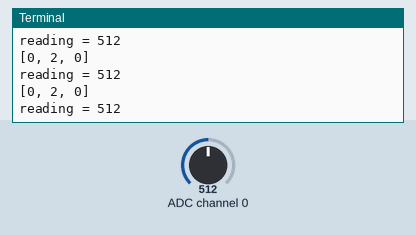
Simulated run of this program. Board: Raspberry Pi (BCM pin numbers). On the bench: the last lines printed to the terminal. Inputs (shaded band) come from the test bench; at power-on: ADC channel 0 = 512 (analog values on the 0–1023 scale).

Above: at 1.2 s.
1.3 s: ADC channel 0 set to 716
At 1.9 s:
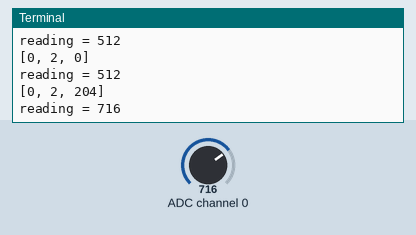
2.8 s: ADC channel 0 set to 900
At 3.4 s:
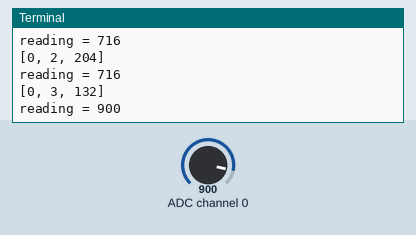
Timing chart, 0 to 5.8 s (numbered marks = the images above; inputs shaded):
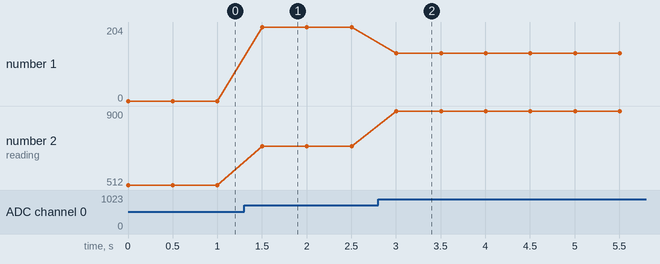

The program:

LDR.py
```python
import spidev
import time

# SPI 인스턴트 생성
spi = spidev.SpiDev()

#SPI 통신 시작
spi.open(0,0) #bus: 0, dev: 0

#SPI 통신 속도 설정
spi.max_speed_hz = 100000 #최대 속도

# 채녈에서 SPI 데이터 읽기 (0 ~ 1023)

def analog_read(channel):
  # [byte_1, byte_2, byte_3]
  # byte_2 : channel config (channel 0) (+8) -> 0000 1000 -> 1000 0000
  ret = spi.xfer2([1, (8 + channel) << 4, 0])
  print(ret)
  adc_out = ((ret[1] & 3) << 8) + ret[2]
  return adc_out

try :
    while True:
        reading = analog_read(0) # reading(0 ~ 1023)
        print("reading = %d" % reading)
        time.sleep(0.5)

finally :
    spi.close()
```

Measured:
- after the input at 1.3 s, the terminal: prints a new line after 0.20 s (image 1)
- after the input at 2.8 s, the terminal: prints a new line after 0.20 s (image 2)
- plotted number 1: 0 → 204 after the input at 1.3 s, 204 → 132 after the input at 2.8 s
- plotted number 2: 512 → 716 after the input at 1.3 s, 716 → 900 after the input at 2.8 s
